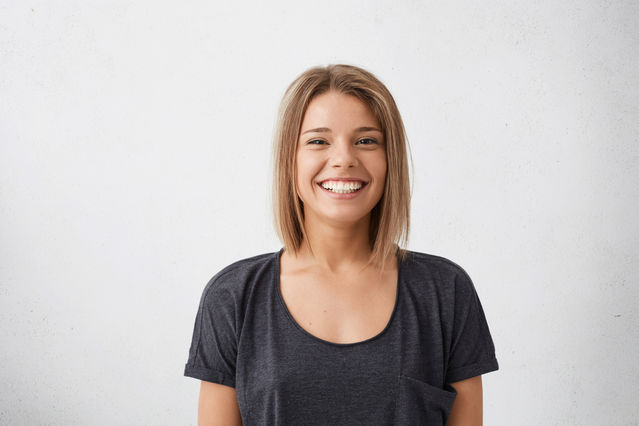
//> input picture build/image.jpg, 639 x 426 px
$ ./umat-test   (built with g++ and OpenCV 4)
//> lines starting //> are read from the running program, lines starting //| are printed output that depends on the picture; after the words box and inside, x2 and y2 are one past the last pixel; in counts of white or black regions, pixels touching at a corner belong together
#include <opencv2/opencv.hpp>

using namespace cv;

int main (int argc, char** argv)
{
	UMat img, gray;
	imread("image.jpg", IMREAD_COLOR).copyTo(img);
//> img is the input picture: 426 rows x 639 cols, CV_8UC3; mean B, G, R 189.6, 191.4, 197.4
	cvtColor(img, gray, COLOR_BGR2GRAY);
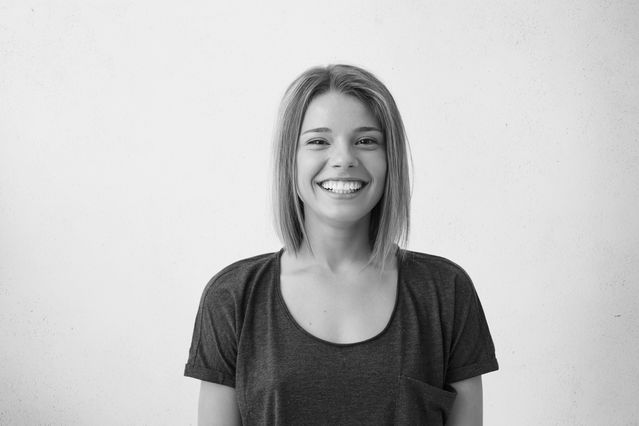
//> gray: 426 rows x 639 cols, CV_8UC1; min 0, max 254, mean 192.9
	GaussianBlur (gray, gray, Size(7,7), 1.5);
	Canny(gray, gray, 0, 50);
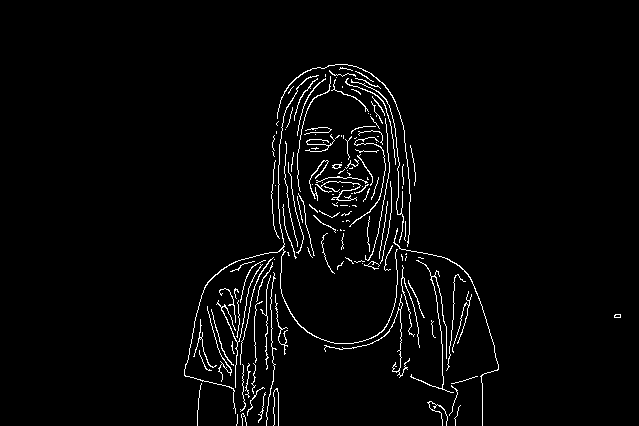
//> gray: 426 rows x 639 cols, CV_8UC1; 2.8% white in thin lines or dots, all inside (x1, y1, x2, y2) = (184, 64, 621, 426)

	imshow("Edges", gray);
	waitKey();
	return 0;
}
